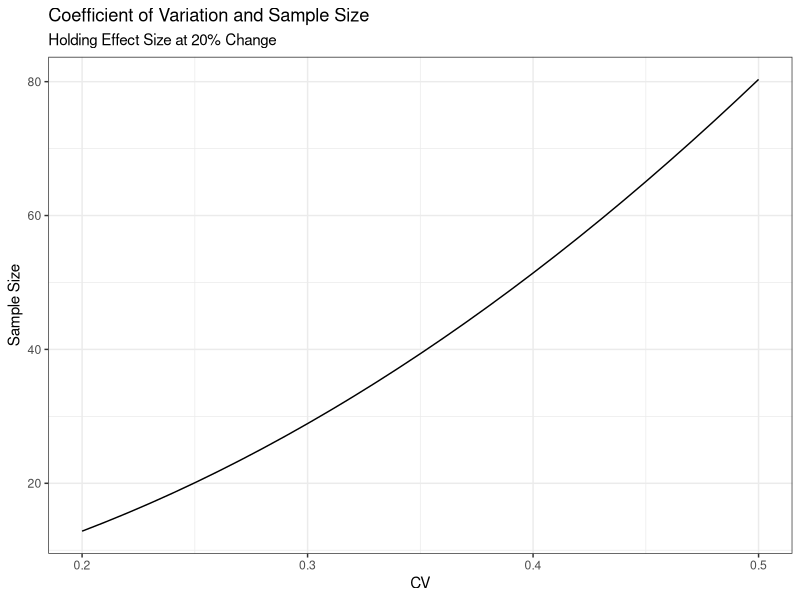
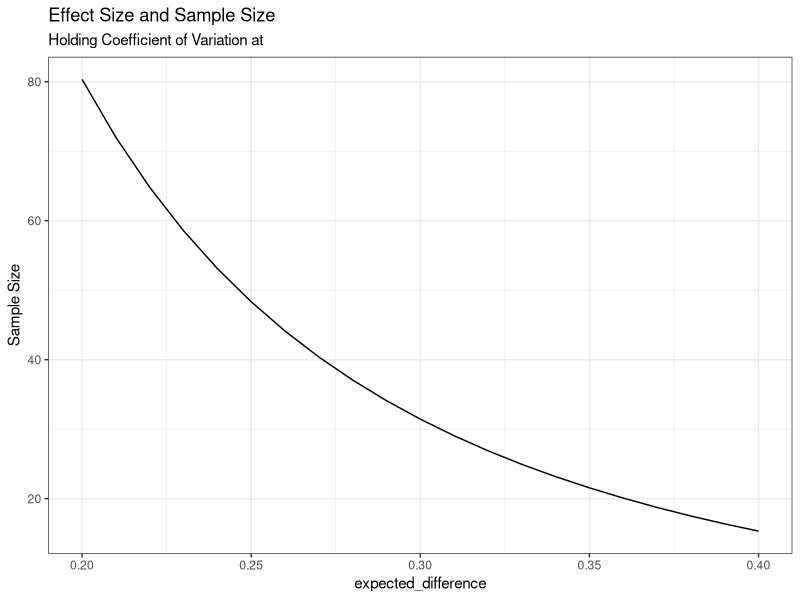

Generate these figures, in order, with R:
## ---- chunk 1
knitr::opts_chunk$set(echo = TRUE)

# for my own reference: 1 hashtag = largest font size, more hashtags = smaller font size
## ---- chunk 2
library(tidyverse)
library(ggplot2)

## ---- chunk 3
n = (16*(.50)^2)/(log(.80))^2
n
## ---- chunk 4
CV <- seq(.20,.50,0.01)
n_CV <- (16*(CV)^2)/(log(0.80))^2
df <- as.data.frame(cbind(CV, n_CV))
df %>% 
ggplot() +
  geom_line(mapping = aes(x = CV, y = n_CV)) + 
  ggtitle("Coefficient of Variation and Sample Size", subtitle = "Holding Effect Size at 20% Change") + 
  ylab("Sample Size") + 
  theme_bw()
## ---- chunk 5
expected_difference <- seq(.20, .40, .01)
effect_ratio <- 1 - expected_difference
n_CV <- (16*(.50)^2)/(log(effect_ratio))^2
as.data.frame(cbind(expected_difference, n_CV)) %>% 
ggplot() +
  geom_line(mapping = aes(x = expected_difference, y = n_CV)) + 
  ggtitle("Effect Size and Sample Size", subtitle = "Holding Coefficient of Variation at") + 
  ylab("Sample Size") + 
  theme_bw()
